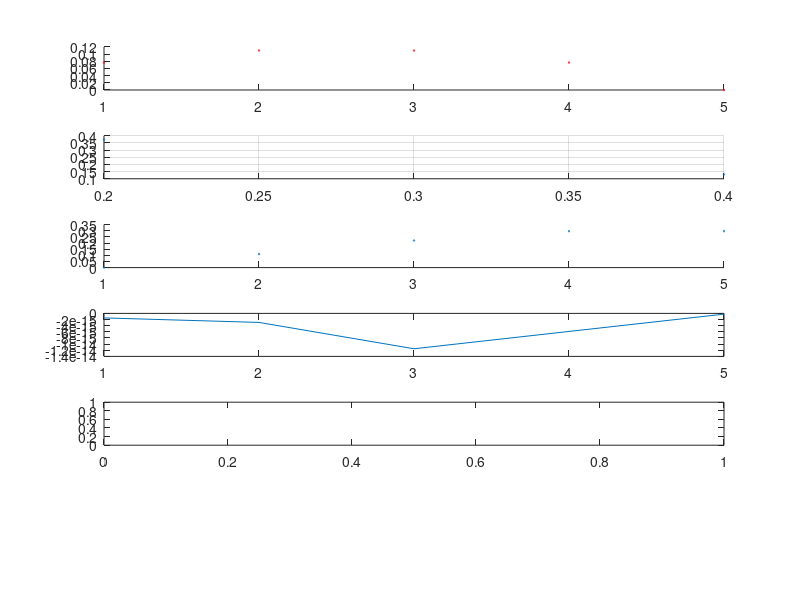

This chart was generated by the following MATLAB code: (Note: this script raises an error after producing the figure.)
clear
M= input ('podaj liczbe punktow odpowiedzi impulsowej M= ')
fc= input ('podaj czestotliwosc odciecia fc= ')
f= input('podaj czestotliwosc sygnalu=');
N= input('podaj liczbe punktow sygnalu=');
for k=1:M;
if (k-(M/2)) < 0
 z(k)=(sin(2*pi*fc*(k-M/2)))./(k-M/2);
 elseif (k-(M/2)) == 0;
 z(k) = 2*pi*fc;
 else (k-(M/2)) > 0
 z(k)=(sin(2*pi*fc*(k-M/2)))./(k-M/2);
 end
end
ind=0;
 for o=1:M;
 ind=ind+z(o);
 endfor
wyn=z./ind;
okno(M)=0;
a=1:M;
okno= wyn.*(0.42-0.5*cos(2*pi*a/M)+0.08*cos(4*pi*a/M));
subplot (6,1,1)
scatter (a,okno,1,[1 0 0])
x=a/M;
tran=fft(okno,M);
pyy=sqrt(tran.*conj(tran));
subplot (6,1,2)
scatter (x(1:M/2),pyy(1:M/2),1);
grid
calka(M)=0;
 for w=1:M-1;
 calka(w+1)=calka(w)+okno(w+1);
 endfor;
z=1:M;
subplot (6,1,3)
scatter(z,calka,1)
t=1:N;
syg=sin(2*pi*f.*t/N)+sin(2*pi*5*f.*t/N);
subplot(6,1,4);
plot(t,syg);
out=conv(okno,syg);
r=length(out)
subplot(6,1,5);
indeks = M+N;
w=1:indeks;
plot(w(M:r-M),out(M:r-M))
e(M)=0;
 e=-wyn
e(M/2)=e(M/2)+1
subplot(6,1,6)
y=1:M;
scatter(y,e,1);
